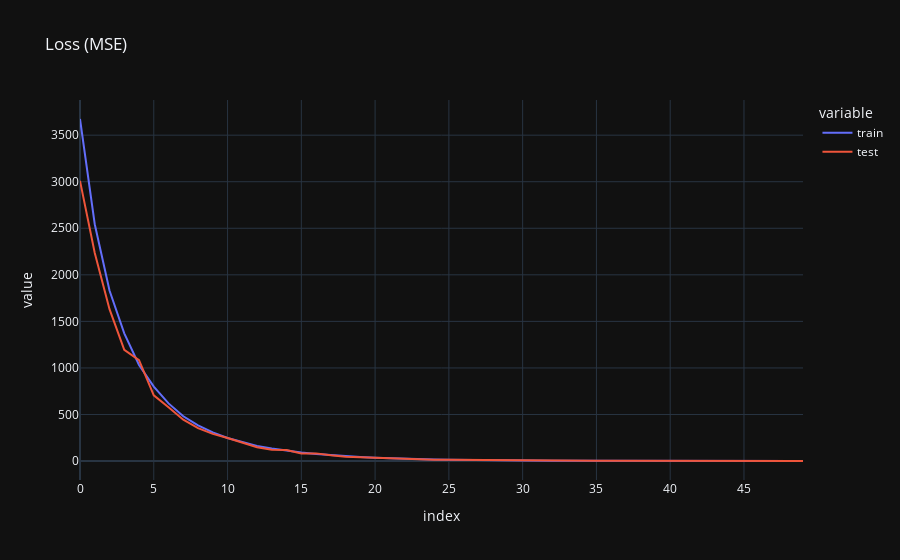
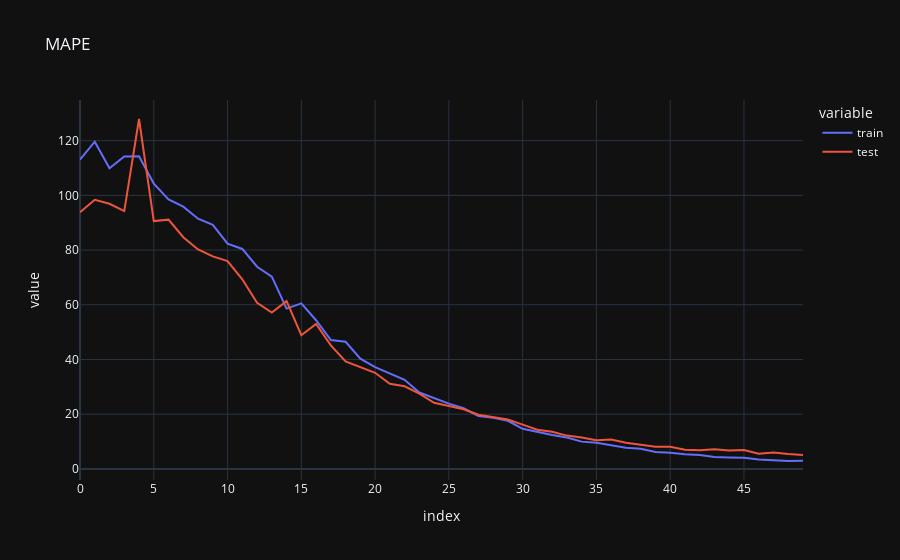

Notebook code cell kept with these figures, in order:
### Code cell
loss_data = pd.DataFrame({
    'train': history.history['loss'],
    'test': history.history['val_loss']
})

px.line(loss_data, title='Loss (MSE)').show()

mape_data = pd.DataFrame({
    'train': history.history['mape'],
    'test': history.history['val_mape']
})

px.line(mape_data, title='MAPE').show()

### Figure 1 — Plotly figure (JSON) as saved in the notebook; plotly's stock layout.template omitted (floating-point values rounded to 4 significant figures)
{"data": [{"hovertemplate": "variable=train<br>index=%{x}<br>value=%{y}<extra></extra>", "legendgroup": "train", "line": {"color": "#636efa", "dash": "solid"}, "marker": {"symbol": "circle"}, "mode": "lines", "name": "train", "orientation": "v", "showlegend": true, "type": "scatter", "x": [0, 1, 2, 3, 4, 5, 6, 7, 8, 9, 10, 11, 12, 13, 14, 15, 16, 17, 18, 19, 20, 21, 22, 23, 24, 25, 26, 27, 28, 29, 30, 31, 32, 33, 34, 35, 36, 37, 38, 39, 40, 41, 42, 43, 44, 45, 46, 47, 48, 49], "xaxis": "x", "y": [3674.0, 2544.0, 1832.0, 1372.0, 1032.0, 799.2, 619.3, 480.5, 383.1, 307.9, 248.0, 202.1, 163.0, 135.8, 110.3, 91.6, 75.05, 62.17, 51.41, 42.72, 35.37, 28.91, 24.64, 20.51, 17.1, 14.19, 11.75, 9.841, 8.477, 6.909, 5.753, 4.815, 4.051, 3.393, 2.859, 2.396, 2.076, 1.745, 1.502, 1.293, 1.119, 0.979, 0.8622, 0.749, 0.6666, 0.595, 0.5389, 0.4944, 0.4501, 0.4174], "yaxis": "y"}, {"hovertemplate": "variable=test<br>index=%{x}<br>value=%{y}<extra></extra>", "legendgroup": "test", "line": {"color": "#EF553B", "dash": "solid"}, "marker": {"symbol": "circle"}, "mode": "lines", "name": "test", "orientation": "v", "showlegend": true, "type": "scatter", "x": [0, 1, 2, 3, 4, 5, 6, 7, 8, 9, 10, 11, 12, 13, 14, 15, 16, 17, 18, 19, 20, 21, 22, 23, 24, 25, 26, 27, 28, 29, 30, 31, 32, 33, 34, 35, 36, 37, 38, 39, 40, 41, 42, 43, 44, 45, 46, 47, 48, 49], "xaxis": "x", "y": [3010.0, 2234.0, 1631.0, 1195.0, 1084.0, 705.6, 577.0, 443.7, 353.2, 291.5, 246.9, 194.2, 147.3, 121.0, 119.4, 81.28, 82.29, 60.95, 46.21, 39.46, 33.9, 26.61, 23.83, 19.4, 15.15, 13.11, 11.37, 9.231, 8.094, 7.239, 5.706, 4.443, 3.874, 3.111, 2.669, 2.222, 2.202, 1.731, 1.438, 1.21, 1.145, 0.9273, 0.8035, 0.8262, 0.713, 0.7056, 0.5225, 0.5309, 0.4534, 0.4115], "yaxis": "y"}], "layout": {"legend": {"title": {"text": "variable"}, "tracegroupgap": 0}, "title": {"text": "Loss (MSE)"}, "xaxis": {"anchor": "y", "domain": [0, 1], "title": {"text": "index"}}, "yaxis": {"anchor": "x", "domain": [0, 1], "title": {"text": "value"}}}}

### Figure 2 — Plotly figure (JSON) as saved in the notebook; plotly's stock layout.template omitted (floating-point values rounded to 4 significant figures)
{"data": [{"hovertemplate": "variable=train<br>index=%{x}<br>value=%{y}<extra></extra>", "legendgroup": "train", "line": {"color": "#636efa", "dash": "solid"}, "marker": {"symbol": "circle"}, "mode": "lines", "name": "train", "orientation": "v", "showlegend": true, "type": "scatter", "x": [0, 1, 2, 3, 4, 5, 6, 7, 8, 9, 10, 11, 12, 13, 14, 15, 16, 17, 18, 19, 20, 21, 22, 23, 24, 25, 26, 27, 28, 29, 30, 31, 32, 33, 34, 35, 36, 37, 38, 39, 40, 41, 42, 43, 44, 45, 46, 47, 48, 49], "xaxis": "x", "y": [113.1, 119.6, 109.9, 114.2, 114.3, 104.3, 98.53, 95.86, 91.46, 89.21, 82.32, 80.41, 73.9, 70.31, 58.6, 60.51, 54.35, 47.09, 46.48, 40.32, 37.19, 34.75, 32.59, 27.93, 25.82, 23.87, 22.16, 19.36, 18.72, 17.58, 14.66, 13.45, 12.42, 11.47, 9.971, 9.588, 8.763, 7.723, 7.378, 6.175, 5.942, 5.345, 5.111, 4.321, 4.206, 4.04, 3.464, 3.13, 2.888, 2.94], "yaxis": "y"}, {"hovertemplate": "variable=test<br>index=%{x}<br>value=%{y}<extra></extra>", "legendgroup": "test", "line": {"color": "#EF553B", "dash": "solid"}, "marker": {"symbol": "circle"}, "mode": "lines", "name": "test", "orientation": "v", "showlegend": true, "type": "scatter", "x": [0, 1, 2, 3, 4, 5, 6, 7, 8, 9, 10, 11, 12, 13, 14, 15, 16, 17, 18, 19, 20, 21, 22, 23, 24, 25, 26, 27, 28, 29, 30, 31, 32, 33, 34, 35, 36, 37, 38, 39, 40, 41, 42, 43, 44, 45, 46, 47, 48, 49], "xaxis": "x", "y": [93.83, 98.38, 96.92, 94.25, 127.9, 90.58, 91.11, 84.7, 80.22, 77.68, 75.95, 69.3, 60.69, 57.13, 61.32, 48.88, 53.0, 45.17, 39.26, 37.15, 35.13, 31.1, 30.2, 27.54, 24.18, 23.02, 21.78, 19.8, 18.85, 18.04, 16.19, 14.32, 13.6, 12.17, 11.46, 10.46, 10.72, 9.59, 8.812, 8.127, 8.055, 7.027, 6.78, 7.199, 6.717, 6.916, 5.566, 5.988, 5.421, 5.05], "yaxis": "y"}], "layout": {"legend": {"title": {"text": "variable"}, "tracegroupgap": 0}, "title": {"text": "MAPE"}, "xaxis": {"anchor": "y", "domain": [0, 1], "title": {"text": "index"}}, "yaxis": {"anchor": "x", "domain": [0, 1], "title": {"text": "value"}}}}
